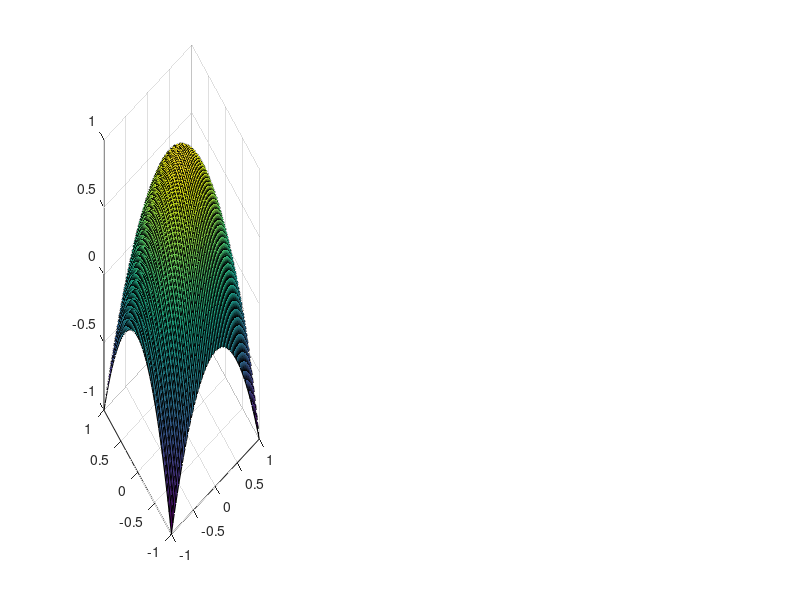

Reproduce this figure in MATLAB. (Note: this script raises an error after producing the figure.)
% Aretas Sirvydas, EIf-25
% 4 laboratorinis darbas, 3 variantas (papildoma) - colormap savybes
clear; clc; close all;

[x, y] = meshgrid(linspace(-1, 1, 60));
z = 1 - (x.^2 + y.^2);

spalvos = {'parula', 'jet', 'cool'};

figure('Name', 'colormap savybes');
for k = 1:numel(spalvos)
    ax = subplot(1, 3, k);
    surf(x, y, z);
    colormap(ax, spalvos{k});      % kiekvienai asiai atskira palete
    shading interp;
    title(['z = 1 - (x^2 + y^2), colormap: ' spalvos{k}]);
    xlabel('x'); ylabel('y'); zlabel('z');
    colorbar; grid on;
end
